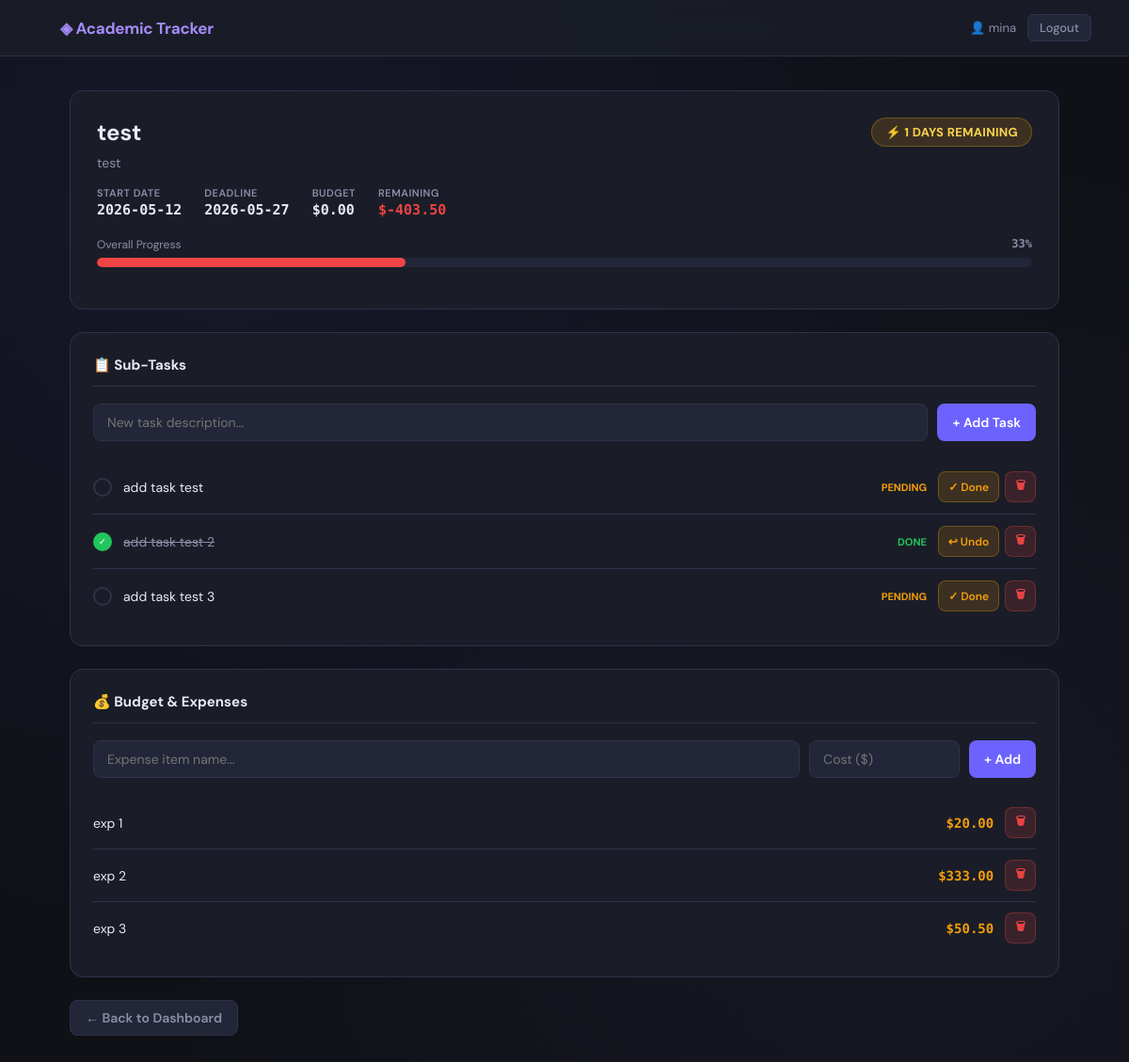
The app's page /project/1 (signed in), older data.
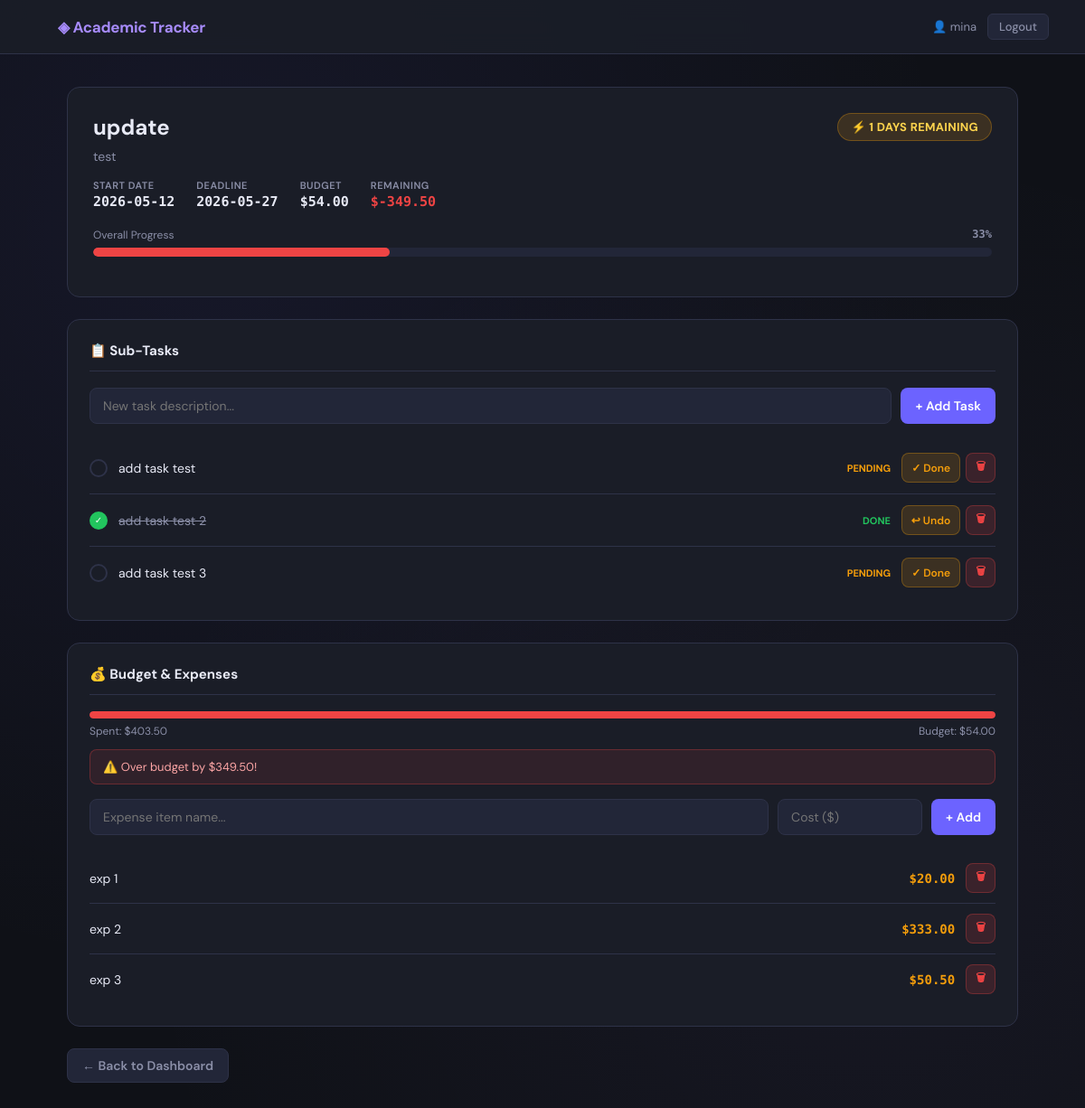
The same page, newer data.
### tables this page shows
CREATE TABLE projects (
    id INTEGER PRIMARY KEY AUTOINCREMENT,
    user_id INTEGER NOT NULL,
    title TEXT NOT NULL,
    description TEXT,
    start_date DATE NOT NULL,
    deadline DATE NOT NULL,
    budget REAL DEFAULT 0,
    FOREIGN KEY (user_id) REFERENCES users (id)
);

### app.py (the view, shortened to what this page needs)
@app.route('/project/<int:project_id>', methods=('GET', 'POST'))
def project_detail(project_id):
    if 'user_id' not in session:
        return redirect(url_for('login'))
    db = get_db_connection()
    project = db.execute('SELECT * FROM projects WHERE id = ? AND user_id = ?',
                         (project_id, session['user_id'])).fetchone()
    if project is None:
        db.close()
        return redirect(url_for('home'))
    tasks = db.execute('SELECT * FROM tasks WHERE project_id = ?', (project_id,)).fetchall()
    expenses = db.execute('SELECT * FROM expenses WHERE project_id = ?', (project_id,)).fetchall()
    total_tasks = len(tasks)
    completed_tasks = sum(1 for t in tasks if t['is_completed'])
    progress = calculate_progress(total_tasks, completed_tasks)
    project_budget = float(project['budget'] or 0)
    total_expenses = sum(float(e['cost'] or 0) for e in expenses)
    remaining_budget = calculate_remaining_budget(project_budget, total_expenses)
    today = datetime.now().date()
    deadline_status = get_deadline_status(project['deadline'], today)
    deadline_date = datetime.strptime(project['deadline'], '%Y-%m-%d').date()
    days_left = (deadline_date - today).days
    db.close()
    return render_template('project_detail.html',
        project=project,
        project_budget=project_budget,
        tasks=tasks,
        progress=progress,
        expenses=expenses,
        total_expenses=total_expenses,
        remaining_budget=remaining_budget,
        deadline_status=deadline_status,
        days_left=days_left
    )

### app.py (called while the page is built)
def get_db_connection():
    conn = sqlite3.connect('database.db')
    conn.row_factory = sqlite3.Row
    return conn

### business_logic.py (called while the page is built)
def get_deadline_status(deadline_str, today_date):
    deadline_date = datetime.strptime(deadline_str, '%Y-%m-%d').date()
    delta = (deadline_date - today_date).days
    if delta < 0:
        return 'Overdue'
    return f"{delta} Days Remaining"

def calculate_progress(total_tasks, completed_tasks):
    if total_tasks == 0:
        return 0
    return int((completed_tasks / total_tasks) * 100)

def calculate_remaining_budget(budget, total_expenses):
    return budget - total_expenses

### templates/project_detail.html (shortened to what the changed rows need)
{% extends 'base.html' %}
{% block content %}
<div class="detail-header">
    <div style="display:flex; justify-content:space-between; align-items:flex-start; flex-wrap:wrap; gap:12px;">
        <div>
            <div class="detail-title">{{ project.title }}</div>
            <div style="font-size:14px; color:var(--text-muted); margin-top:4px;">{{ project.description or 'No description.' }}</div>
        </div>
    </div>
    <div class="detail-meta">
        <div class="detail-meta-item">
            <span class="detail-meta-label">Start Date</span>
            <span class="detail-meta-value">{{ project.start_date }}</span>
        </div>
        <div class="detail-meta-item">
            <span class="detail-meta-label">Deadline</span>
            <span class="detail-meta-value">{{ project.deadline }}</span>
        </div>
        <div class="detail-meta-item">
            <span class="detail-meta-label">Budget</span>
            <span class="detail-meta-value">${{ "%.2f"|format(project_budget) }}</span>
        </div>
        <div class="detail-meta-item">
            <span class="detail-meta-label">Remaining</span>
            <span class="detail-meta-value" style="color: {% if remaining_budget < 0 %}var(--red){% else %}var(--green){% endif %};">
                ${{ "%.2f"|format(remaining_budget) }}
            </span>
        </div>
    </div>
</div>
<div class="panel">
    <div class="panel-title">💰 Budget & Expenses</div>
    {% if project_budget > 0 %}
    {% set pct = [(total_expenses / project_budget * 100), 100]|min %}
    <div class="budget-bar-wrap">
        <div class="budget-bar">
            <div class="budget-fill {% if pct < 70 %}ok{% elif pct < 100 %}warn{% else %}over{% endif %}"
                 style="width: {{ pct }}%;"></div>
        </div>
        <div class="budget-stats">
            <span>Spent: ${{ "%.2f"|format(total_expenses) }}</span>
            <span>Budget: ${{ "%.2f"|format(project_budget) }}</span>
        </div>
    </div>
    {% if remaining_budget < 0 %}
    <div style="background:rgba(239,68,68,0.1); border:1px solid rgba(239,68,68,0.3); border-radius:8px; padding:10px 14px; margin-bottom:16px; font-size:13px; color:#fca5a5;">
        ⚠️ Over budget by ${{ "%.2f"|format(remaining_budget|abs) }}!
    </div>
    {% endif %}
    {% endif %}
    <form action="{{ url_for('add_expense', project_id=project.id) }}" method="POST" class="add-form">
        <input type="text" name="item_name" placeholder="Expense item name..." required>
        <input type="number" step="0.01" min="0" name="cost" placeholder="Cost ($)" required style="max-width:140px;">
        <button type="submit" class="btn btn-primary">+ Add</button>
    </form>
    {% if expenses %}
        {% for expense in expenses %}
        <div class="expense-item">
            <div class="expense-name">{{ expense.item_name }}</div>
            <div class="expense-cost">${{ "%.2f"|format(expense.cost) }}</div>
            <a href="{{ url_for('delete_expense', expense_id=expense.id) }}" class="btn btn-danger btn-sm"
               onclick="return confirm('Delete this expense?')">🗑</a>
        </div>
        {% endfor %}
    {% else %}
        <div style="text-align:center; padding:24px; color:var(--text-muted); font-size:14px;">
            No expenses recorded yet.
        </div>
    {% endif %}
</div>
{% endblock %}

Row changes from the older to the newer data that the page shows:
changed projects "test": title "test" → "update"; budget (not shown) → "54.00"
Text that changed along with them:
{{ "%.2f"|format(remaining_budget) }}: "-403.50" → "-349.50"
{{ "%.2f"|format(total_expenses) }}: (not shown) → "403.50"
{{ "%.2f"|format(remaining_budget|abs) }}: (not shown) → "349.50"
{{ "%.2f"|format(project_budget) }}: "0.00" → (not shown)
text now shown: "Spent: $ Budget: $ ⚠️ Over budget by $ !"
